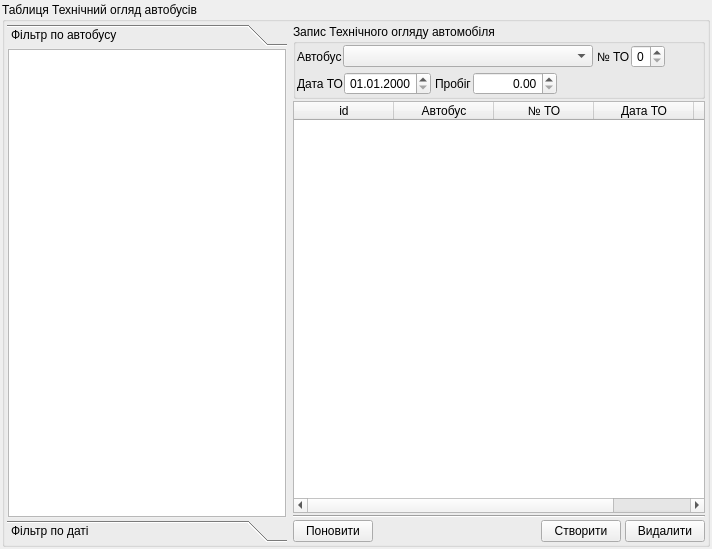
<?xml version="1.0" encoding="UTF-8"?>
<ui version="4.0">
 <class>UForm_AParkTOLog</class>
 <widget class="QWidget" name="UForm_AParkTOLog">
  <property name="geometry">
   <rect>
    <x>0</x>
    <y>0</y>
    <width>712</width>
    <height>549</height>
   </rect>
  </property>
  <property name="windowTitle">
   <string>Рухомий склад</string>
  </property>
  <layout class="QVBoxLayout" name="verticalLayout_3">
   <property name="spacing">
    <number>2</number>
   </property>
   <property name="margin">
    <number>2</number>
   </property>
   <item>
    <widget class="QGroupBox" name="groupBox_TOLogTable">
     <property name="sizePolicy">
      <sizepolicy hsizetype="Expanding" vsizetype="Expanding">
       <horstretch>0</horstretch>
       <verstretch>2</verstretch>
      </sizepolicy>
     </property>
     <property name="title">
      <string>Таблиця Технічний огляд автобусів</string>
     </property>
     <property name="flat">
      <bool>false</bool>
     </property>
     <layout class="QHBoxLayout" name="horizontalLayout_6">
      <property name="spacing">
       <number>6</number>
      </property>
      <property name="margin">
       <number>2</number>
      </property>
      <item>
       <widget class="QToolBox" name="toolBox_TOLogFilter">
        <property name="sizePolicy">
         <sizepolicy hsizetype="Fixed" vsizetype="Preferred">
          <horstretch>0</horstretch>
          <verstretch>0</verstretch>
         </sizepolicy>
        </property>
        <property name="minimumSize">
         <size>
          <width>280</width>
          <height>0</height>
         </size>
        </property>
        <property name="currentIndex">
         <number>0</number>
        </property>
        <property name="tabSpacing">
         <number>2</number>
        </property>
        <widget class="QWidget" name="page_filterOnAuto">
         <property name="geometry">
          <rect>
           <x>0</x>
           <y>0</y>
           <width>280</width>
           <height>478</height>
          </rect>
         </property>
         <attribute name="label">
          <string>Фільтр по автобусу</string>
         </attribute>
         <layout class="QVBoxLayout" name="verticalLayout">
          <property name="spacing">
           <number>1</number>
          </property>
          <property name="margin">
           <number>1</number>
          </property>
          <item>
           <widget class="QListWidget" name="listWidget_AutosFilter">
            <property name="sizePolicy">
             <sizepolicy hsizetype="Preferred" vsizetype="Expanding">
              <horstretch>0</horstretch>
              <verstretch>0</verstretch>
             </sizepolicy>
            </property>
            <property name="alternatingRowColors">
             <bool>true</bool>
            </property>
           </widget>
          </item>
         </layout>
        </widget>
        <widget class="QWidget" name="page_filterOnDate">
         <property name="geometry">
          <rect>
           <x>0</x>
           <y>0</y>
           <width>280</width>
           <height>478</height>
          </rect>
         </property>
         <attribute name="label">
          <string>Фільтр по даті</string>
         </attribute>
         <widget class="QDateEdit" name="dateEdit_DateFilter">
          <property name="geometry">
           <rect>
            <x>10</x>
            <y>10</y>
            <width>110</width>
            <height>22</height>
           </rect>
          </property>
         </widget>
        </widget>
       </widget>
      </item>
      <item>
       <layout class="QVBoxLayout" name="verticalLayout_4">
        <property name="spacing">
         <number>2</number>
        </property>
        <item>
         <widget class="QGroupBox" name="groupBox_record">
          <property name="title">
           <string>Запис Технічного огляду автомобіля</string>
          </property>
          <layout class="QVBoxLayout" name="verticalLayout_2">
           <property name="spacing">
            <number>4</number>
           </property>
           <property name="margin">
            <number>1</number>
           </property>
           <item>
            <layout class="QHBoxLayout" name="horizontalLayout_3">
             <item>
              <layout class="QHBoxLayout" name="horizontalLayout_2">
               <property name="spacing">
                <number>1</number>
               </property>
               <item>
                <widget class="QLabel" name="label_auto">
                 <property name="text">
                  <string>Автобус</string>
                 </property>
                </widget>
               </item>
               <item>
                <widget class="QComboBox" name="comboBox_auto">
                 <property name="minimumSize">
                  <size>
                   <width>250</width>
                   <height>0</height>
                  </size>
                 </property>
                </widget>
               </item>
              </layout>
             </item>
             <item>
              <layout class="QHBoxLayout" name="horizontalLayout_5">
               <property name="spacing">
                <number>1</number>
               </property>
               <item>
                <widget class="QLabel" name="label_mtGrafNum">
                 <property name="text">
                  <string>№ ТО</string>
                 </property>
                </widget>
               </item>
               <item>
                <widget class="QSpinBox" name="spinBox_TONum">
                 <property name="alignment">
                  <set>Qt::AlignRight|Qt::AlignTrailing|Qt::AlignVCenter</set>
                 </property>
                 <property name="maximum">
                  <number>2</number>
                 </property>
                </widget>
               </item>
              </layout>
             </item>
             <item>
              <spacer name="horizontalSpacer_2">
               <property name="orientation">
                <enum>Qt::Horizontal</enum>
               </property>
               <property name="sizeHint" stdset="0">
                <size>
                 <width>40</width>
                 <height>20</height>
                </size>
               </property>
              </spacer>
             </item>
            </layout>
           </item>
           <item>
            <layout class="QHBoxLayout" name="horizontalLayout_4">
             <item>
              <layout class="QHBoxLayout" name="horizontalLayout_11">
               <property name="spacing">
                <number>1</number>
               </property>
               <item>
                <widget class="QLabel" name="label_zaizdDate">
                 <property name="text">
                  <string>Дата ТО</string>
                 </property>
                </widget>
               </item>
               <item>
                <widget class="QDateEdit" name="dateEdit_zaizdDate">
                 <property name="alignment">
                  <set>Qt::AlignRight|Qt::AlignTrailing|Qt::AlignVCenter</set>
                 </property>
                 <property name="displayFormat">
                  <string>dd.MM.yyyy</string>
                 </property>
                </widget>
               </item>
              </layout>
             </item>
             <item>
              <layout class="QHBoxLayout" name="horizontalLayout_38">
               <property name="spacing">
                <number>1</number>
               </property>
               <item>
                <widget class="QLabel" name="label_NulyovyiProbig">
                 <property name="text">
                  <string>Пробіг</string>
                 </property>
                </widget>
               </item>
               <item>
                <widget class="QDoubleSpinBox" name="doubleSpinBox_NulyovyiProbig">
                 <property name="minimumSize">
                  <size>
                   <width>80</width>
                   <height>0</height>
                  </size>
                 </property>
                 <property name="alignment">
                  <set>Qt::AlignRight|Qt::AlignTrailing|Qt::AlignVCenter</set>
                 </property>
                 <property name="maximum">
                  <double>9999999.990000000223517</double>
                 </property>
                </widget>
               </item>
              </layout>
             </item>
             <item>
              <spacer name="horizontalSpacer_3">
               <property name="orientation">
                <enum>Qt::Horizontal</enum>
               </property>
               <property name="sizeHint" stdset="0">
                <size>
                 <width>40</width>
                 <height>20</height>
                </size>
               </property>
              </spacer>
             </item>
            </layout>
           </item>
          </layout>
         </widget>
        </item>
        <item>
         <widget class="QTableWidget" name="tableWidget_TOLog">
          <property name="editTriggers">
           <set>QAbstractItemView::AnyKeyPressed|QAbstractItemView::DoubleClicked|QAbstractItemView::EditKeyPressed|QAbstractItemView::SelectedClicked</set>
          </property>
          <property name="alternatingRowColors">
           <bool>true</bool>
          </property>
          <property name="selectionMode">
           <enum>QAbstractItemView::SingleSelection</enum>
          </property>
          <property name="selectionBehavior">
           <enum>QAbstractItemView::SelectRows</enum>
          </property>
          <column>
           <property name="text">
            <string>id</string>
           </property>
          </column>
          <column>
           <property name="text">
            <string>Автобус</string>
           </property>
          </column>
          <column>
           <property name="text">
            <string>№ ТО</string>
           </property>
          </column>
          <column>
           <property name="text">
            <string>Дата ТО</string>
           </property>
          </column>
          <column>
           <property name="text">
            <string>Пробіг ТО</string>
           </property>
          </column>
         </widget>
        </item>
        <item>
         <widget class="Line" name="line">
          <property name="orientation">
           <enum>Qt::Horizontal</enum>
          </property>
         </widget>
        </item>
        <item>
         <layout class="QHBoxLayout" name="horizontalLayout">
          <property name="spacing">
           <number>4</number>
          </property>
          <item>
           <widget class="QPushButton" name="pushButton_reload">
            <property name="text">
             <string>Поновити</string>
            </property>
            <property name="icon">
             <iconset resource="../images/UAutoParkImg.qrc">
              <normaloff>:/icontexto_webdev_pack/icontexto_webdev_pack/icontexto-webdev-reload-032x032.png</normaloff>:/icontexto_webdev_pack/icontexto_webdev_pack/icontexto-webdev-reload-032x032.png</iconset>
            </property>
           </widget>
          </item>
          <item>
           <spacer name="horizontalSpacer">
            <property name="orientation">
             <enum>Qt::Horizontal</enum>
            </property>
            <property name="sizeHint" stdset="0">
             <size>
              <width>40</width>
              <height>20</height>
             </size>
            </property>
           </spacer>
          </item>
          <item>
           <widget class="QPushButton" name="pushButton_create">
            <property name="text">
             <string>Створити</string>
            </property>
            <property name="icon">
             <iconset resource="../images/UAutoParkImg.qrc">
              <normaloff>:/icontexto_webdev_pack/icontexto_webdev_pack/icontexto-webdev-add-032x032.png</normaloff>:/icontexto_webdev_pack/icontexto_webdev_pack/icontexto-webdev-add-032x032.png</iconset>
            </property>
           </widget>
          </item>
          <item>
           <widget class="QPushButton" name="pushButton_delete">
            <property name="text">
             <string>Видалити</string>
            </property>
            <property name="icon">
             <iconset resource="../images/UAutoParkImg.qrc">
              <normaloff>:/icontexto_webdev_pack/icontexto_webdev_pack/icontexto-webdev-remove-032x032.png</normaloff>:/icontexto_webdev_pack/icontexto_webdev_pack/icontexto-webdev-remove-032x032.png</iconset>
            </property>
           </widget>
          </item>
         </layout>
        </item>
       </layout>
      </item>
     </layout>
    </widget>
   </item>
  </layout>
 </widget>
 <tabstops>
  <tabstop>comboBox_auto</tabstop>
  <tabstop>spinBox_TONum</tabstop>
  <tabstop>dateEdit_zaizdDate</tabstop>
  <tabstop>doubleSpinBox_NulyovyiProbig</tabstop>
  <tabstop>tableWidget_TOLog</tabstop>
  <tabstop>pushButton_reload</tabstop>
  <tabstop>pushButton_create</tabstop>
  <tabstop>pushButton_delete</tabstop>
  <tabstop>listWidget_AutosFilter</tabstop>
  <tabstop>dateEdit_DateFilter</tabstop>
 </tabstops>
 <resources>
  <include location="../images/UAutoParkImg.qrc"/>
 </resources>
 <connections/>
</ui>
